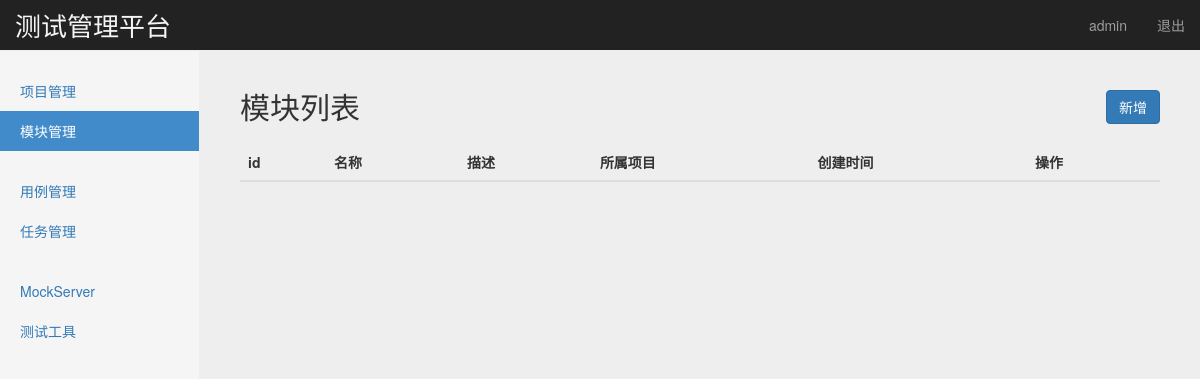
Page /manage/module_manage/ (signed in) on the earlier database version.
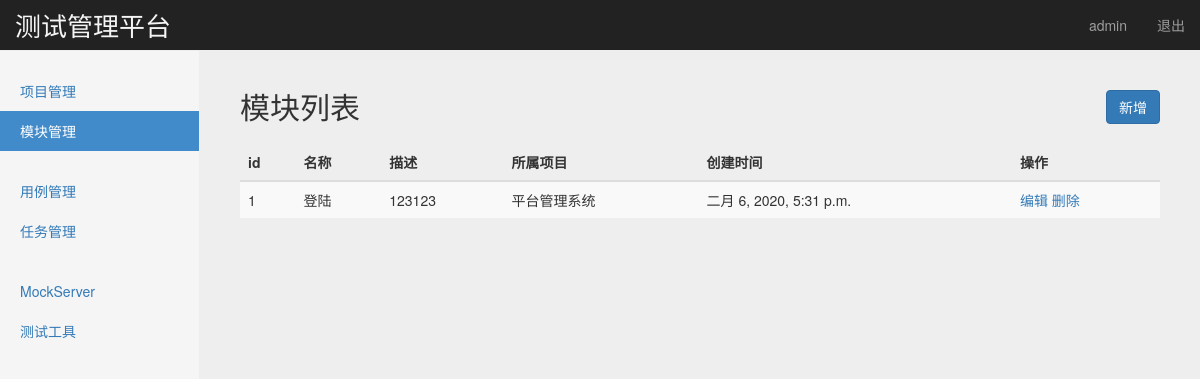
Same page on the later database version.
### project_app/models.py (models this page shows, shortened)
class Module(models.Model):
    project = models.ForeignKey(Project,related_query_name="项目",on_delete=models.CASCADE) #on_delete=models.CASCADE外健联级删除
    name = models.CharField("名称",max_length=100,blank=False,default='')
    describe = models.TextField("描述",default='')
    create_time = models.DateTimeField('创建时间',auto_now=True)

class Project(models.Model):
    name = models.CharField('名称',max_length=100,blank=False,default='',unique=True)
    describe = models.TextField('描述',default='')
    status = models.BooleanField('状态',default=True)
    create_time = models.DateTimeField('创建时间',auto_now=True)
    def __str__(self):
        return self.name

### project_app/views/module_views.py (the view)
# urls.py: path('module_manage/', module_views.module_manage),
@login_required  #判断用户是否登陆
def module_manage(request):
    username = request.session.get('user','') #读取浏览器session
    modules = Module.objects.all()
    return render(request,'module_manage.html',{
        'user':username,'modules':modules,'type':'list'})

### templates/module_manage.html (shortened to what this page needs)
{% extends "base.html" %}
{% block content %}
    <nav class="navbar navbar-inverse navbar-fixed-top">
      <div class="container-fluid">
        <div class="navbar-header">
          <a class="navbar-brand" style=" color:#f5f5f5; font-size:26px;" href="#">测试管理平台</a>
        </div>
        <div id="navbar" class="navbar-collapse collapse">
          <ul class="nav navbar-nav navbar-right">
            <li><a href="#">{{ user }}</a></li>
            <li><a href="/logout/">退出</a></li>
          </ul>
        </div>
      </div>
    </nav>
    <div class="container-fluid">
      <div class="row">
        <div class="col-sm-3 col-md-2 sidebar">
          <ul class="nav nav-sidebar">
            <li><a href="/manage/project_manage/">项目管理</a></li>
            <li class="active"><a href="/manage/module_manage/">模块管理</a></li>
          </ul>
          <ul class="nav nav-sidebar">
            <li><a href="">用例管理</a></li>
            <li><a href="">任务管理</a></li>
          </ul>
          <ul class="nav nav-sidebar">
            <li><a href="">MockServer</a></li>
            <li><a href="">测试工具</a></li>
          </ul>
        </div>
        {% if type == 'list' %}
        <div class="col-sm-9 col-sm-offset-3 col-md-10 col-md-offset-2 main">
          <h2 class="sub-header">模块列表
            <button type="button" class="btn btn-primary" style="float: right"
            onclick="window.location.href='/manage/add_module/'">新增</button>
          </h2>
          <div class="table-responsive">
            <table class="table table-striped">
              <thead>
                <tr>
                  <th>id</th>
                  <th>名称</th>
                  <th>描述</th>
                  <th>所属项目</th>
                  <th>创建时间</th>
                  <th>操作</th>
                </tr>
              </thead>
              <tbody>
                {% for module in modules %}
                <tr>
                  <td>{{ module.id }}</td>
                  <td>{{ module.name }}</td>
                  <td>{{ module.describe }}</td>
                  <td>{{ module.project }}</td>
                  <td>{{ module.create_time}}</td>
                  <td>
                    <a href="/manage/edit_module/{{ module.id }}">编辑</a>
                    <a href="/manage/delete_module/{{ module.id }}">删除</a>
                  </td>
                </tr>
                {% endfor %}
              </tbody>
            </table>
          </div>
        </div>
        {% endif %}
      </div>
    </div>
{% endblock %}

Differences in the rows shown:
added Module: id "1", name "登陆", describe "123123", project "平台管理系统", create_time "二月 6, 2020, 5:31 p.m."
